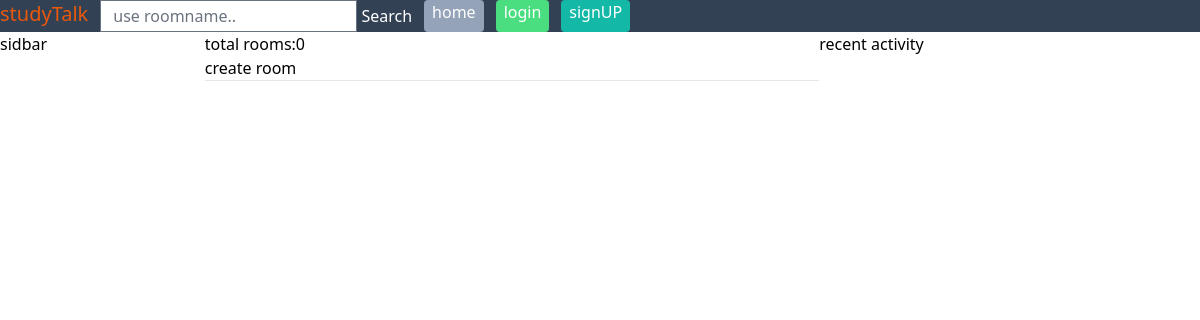
The app's page /, older data.
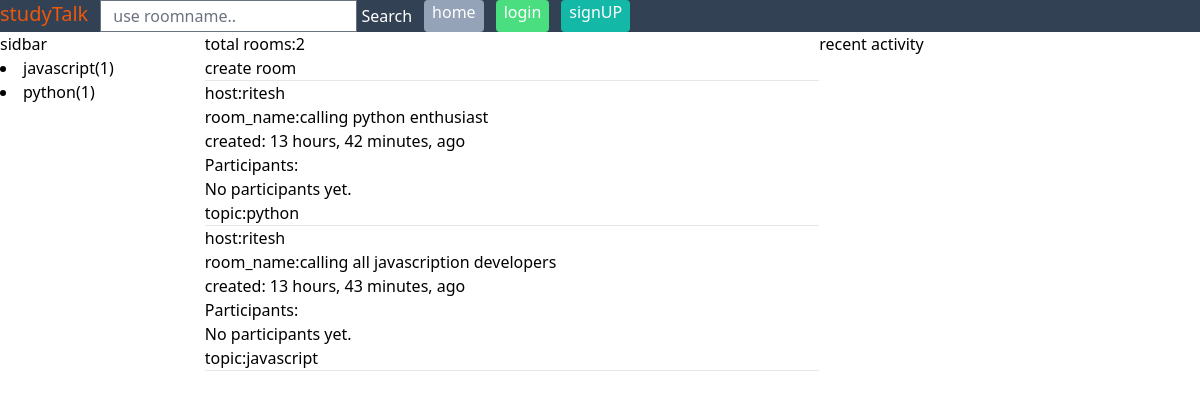
The same page, newer data.
### base/models.py (models this page shows, shortened)
class Topic(models.Model):
    name=models.CharField(max_length=200,null=True,unique=True)
    def __str__(self):
        return f"{self.name}"

class Room(models.Model):
    host = models.ForeignKey(User,on_delete=models.SET_NULL,null=True)
    topic =models.ForeignKey(Topic, on_delete=models.SET_NULL, null=True)
    name = models.CharField(max_length=220)
    description = models.TextField(null=True, blank=True)
    participants=models.ManyToManyField(User,related_name='participants', blank=True)
    created_at = models.DateTimeField(auto_now_add=True)
    updated_at = models.DateTimeField(auto_now=True)
    class Meta:
        ordering =['-updated_at','-created_at']

class User(AbstractUser):
    name=models.CharField(max_length=200,null=True)
    email=models.EmailField(unique=True,null=True)
    bio=models.TextField(null=True)
    avatar=models.ImageField(upload_to="images/", null=True,blank=True,default='avatar.svg')
    USERNAME_FIELD='email'
    REQUIRED_FIELDS = ['username']  # Required when creating a superuser

### base/views.py (the view)
# urls.py: path('',views.index, name='index') ,
def index(request):
    rooms=Room.objects.all()
    topics=Topic.objects.all()
    messages=Message.objects.all()
    return render(request, 'base/index.html',{'rooms':rooms,'topics':topics,'messages':messages}) # This is the view function that will be called when the URL is visited. It will render the index.html template.

### base/templates/base/index.html (shortened to what this page needs)
{% extends "layout.html" %}
{% block content %}
<div class="container">
        {% include "base/topic-component.html" %}
    <div>
        <h4>total rooms:{{rooms.count}}</h4>
        <a href="{% url "create-room" %}">
        <button type="submit">create room</button>
        </a>
        <hr>
        {% include "base/room-component.html" %}
    </div>
    <div>
        {% include "base/activity-component.html" %}
    </div>
</div>
{% endblock %}

### base/templates/base/topic-component.html
<div class="sidebar"><h3>sidbar</h3>
    {% for topic  in topics %}
    <a href="">
        <li>
            <a href="{% url "search"%}?q={{topic.name}}">{{topic.name}}<span>({{topic.room_set.all.count}})</span></a>
        </li>
    </a>
    {% endfor %}
</div>

### base/templates/base/room-component.html (shortened to what this page needs)
{% for room in rooms %}
<a href="{% url "profile" room.host.id %}">
    <h4>host:{{room.host.username}}</h4>
</a>
<a href="{% url "room" room.id %}">
    <h2>room_name:{{room.name}}</h4>
</a>
<h3>created: {{room.created_at|timesince}}, ago</h3>
    <ul>
        <li>Participants:</li>
        <ul>
            {% for participant in room.participants.all %}
                <li>{{ participant.username }}</li>
            {% empty %}
                <li>No participants yet.</li>
            {% endfor %}
        </ul>
    </ul>
<h3>topic:{{room.topic}}</p>
        <hr>
{% endfor %}

Row changes from the older to the newer data that the page shows:
added Topic: name "javascript", room_set.all.count "1"
added Topic: name "python", room_set.all.count "1"
added Room: host.username "ritesh", name "calling python enthusiast", created_at "13 hours, 42 minutes", topic "python"
added Room: host.username "ritesh", name "calling all javascription developers", created_at "13 hours, 43 minutes", topic "javascript"
Text that changed along with them:
{{ rooms.count }}: "0" → "2"
